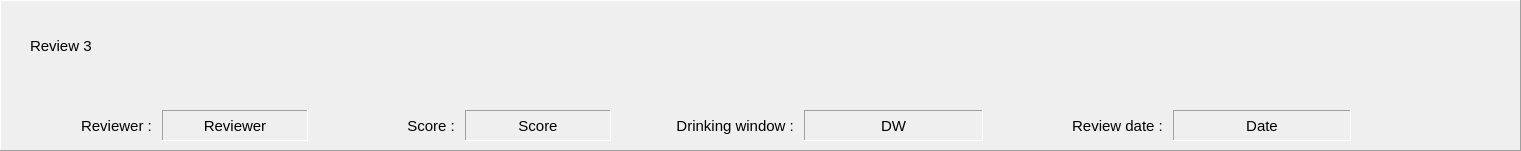
         <widget class="QFrame" name="review3">
          <property name="geometry">
           <rect>
            <x>30</x>
            <y>880</y>
            <width>1521</width>
            <height>151</height>
           </rect>
          </property>
          <property name="frameShape">
           <enum>QFrame::Panel</enum>
          </property>
          <property name="frameShadow">
           <enum>QFrame::Raised</enum>
          </property>
          <widget class="QWidget" name="reviewwidget_3" native="true">
           <property name="geometry">
            <rect>
             <x>10</x>
             <y>0</y>
             <width>1511</width>
             <height>151</height>
            </rect>
           </property>
           <property name="styleSheet">
            <string notr="true"/>
           </property>
           <widget class="QLabel" name="reviewlabel_4">
            <property name="geometry">
             <rect>
              <x>20</x>
              <y>0</y>
              <width>1481</width>
              <height>91</height>
             </rect>
            </property>
            <property name="font">
             <font>
              <family>Arial</family>
              <pointsize>11</pointsize>
             </font>
            </property>
            <property name="text">
             <string>Review 3</string>
            </property>
            <property name="wordWrap">
             <bool>true</bool>
            </property>
           </widget>
           <widget class="QWidget" name="horizontalLayoutWidget_5">
            <property name="geometry">
             <rect>
              <x>0</x>
              <y>110</y>
              <width>601</width>
              <height>31</height>
             </rect>
            </property>
            <layout class="QHBoxLayout" name="horizontalLayout_5">
             <item>
              <widget class="QLabel" name="reviewerlab_3">
               <property name="font">
                <font>
                 <family>Arial</family>
                 <pointsize>11</pointsize>
                </font>
               </property>
               <property name="text">
                <string>Reviewer : </string>
               </property>
               <property name="textFormat">
                <enum>Qt::PlainText</enum>
               </property>
               <property name="alignment">
                <set>Qt::AlignRight|Qt::AlignTrailing|Qt::AlignVCenter</set>
               </property>
              </widget>
             </item>
             <item>
              <widget class="QLabel" name="reviewerlabel_4">
               <property name="font">
                <font>
                 <family>Arial</family>
                 <pointsize>11</pointsize>
                </font>
               </property>
               <property name="frameShape">
                <enum>QFrame::Panel</enum>
               </property>
               <property name="frameShadow">
                <enum>QFrame::Sunken</enum>
               </property>
               <property name="text">
                <string>Reviewer</string>
               </property>
               <property name="alignment">
                <set>Qt::AlignCenter</set>
               </property>
              </widget>
             </item>
             <item>
              <widget class="QLabel" name="scorelab_3">
               <property name="font">
                <font>
                 <family>Arial</family>
                 <pointsize>11</pointsize>
                </font>
               </property>
               <property name="text">
                <string>Score : </string>
               </property>
               <property name="textFormat">
                <enum>Qt::PlainText</enum>
               </property>
               <property name="alignment">
                <set>Qt::AlignRight|Qt::AlignTrailing|Qt::AlignVCenter</set>
               </property>
              </widget>
             </item>
             <item>
              <widget class="QLabel" name="scorelabel_4">
               <property name="font">
                <font>
                 <family>Arial</family>
                 <pointsize>11</pointsize>
                </font>
               </property>
               <property name="frameShape">
                <enum>QFrame::Panel</enum>
               </property>
               <property name="frameShadow">
                <enum>QFrame::Sunken</enum>
               </property>
               <property name="text">
                <string>Score</string>
               </property>
               <property name="alignment">
                <set>Qt::AlignCenter</set>
               </property>
              </widget>
             </item>
            </layout>
           </widget>
           <widget class="QWidget" name="horizontalLayoutWidget_6">
            <property name="geometry">
             <rect>
              <x>610</x>
              <y>110</y>
              <width>731</width>
              <height>31</height>
             </rect>
            </property>
            <layout class="QHBoxLayout" name="horizontalLayout_6">
             <item>
              <widget class="QLabel" name="drinkwindowlab_3">
               <property name="font">
                <font>
                 <family>Arial</family>
                 <pointsize>11</pointsize>
                </font>
               </property>
               <property name="text">
                <string>Drinking window : </string>
               </property>
               <property name="textFormat">
                <enum>Qt::PlainText</enum>
               </property>
               <property name="alignment">
                <set>Qt::AlignRight|Qt::AlignTrailing|Qt::AlignVCenter</set>
               </property>
              </widget>
             </item>
             <item>
              <widget class="QLabel" name="drinkwindowlabel_4">
               <property name="font">
                <font>
                 <family>Arial</family>
                 <pointsize>11</pointsize>
                </font>
               </property>
               <property name="frameShape">
                <enum>QFrame::Panel</enum>
               </property>
               <property name="frameShadow">
                <enum>QFrame::Sunken</enum>
               </property>
               <property name="text">
                <string>DW</string>
               </property>
               <property name="alignment">
                <set>Qt::AlignCenter</set>
               </property>
              </widget>
             </item>
             <item>
              <widget class="QLabel" name="reviewdatelab_3">
               <property name="font">
                <font>
                 <family>Arial</family>
                 <pointsize>11</pointsize>
                </font>
               </property>
               <property name="text">
                <string>Review date : </string>
               </property>
               <property name="textFormat">
                <enum>Qt::PlainText</enum>
               </property>
               <property name="alignment">
                <set>Qt::AlignRight|Qt::AlignTrailing|Qt::AlignVCenter</set>
               </property>
              </widget>
             </item>
             <item>
              <widget class="QLabel" name="reviewdatelabel_4">
               <property name="font">
                <font>
                 <family>Arial</family>
                 <pointsize>11</pointsize>
                </font>
               </property>
               <property name="frameShape">
                <enum>QFrame::Panel</enum>
               </property>
               <property name="frameShadow">
                <enum>QFrame::Sunken</enum>
               </property>
               <property name="text">
                <string>Date</string>
               </property>
               <property name="alignment">
                <set>Qt::AlignCenter</set>
               </property>
              </widget>
             </item>
            </layout>
           </widget>
          </widget>
         </widget>
